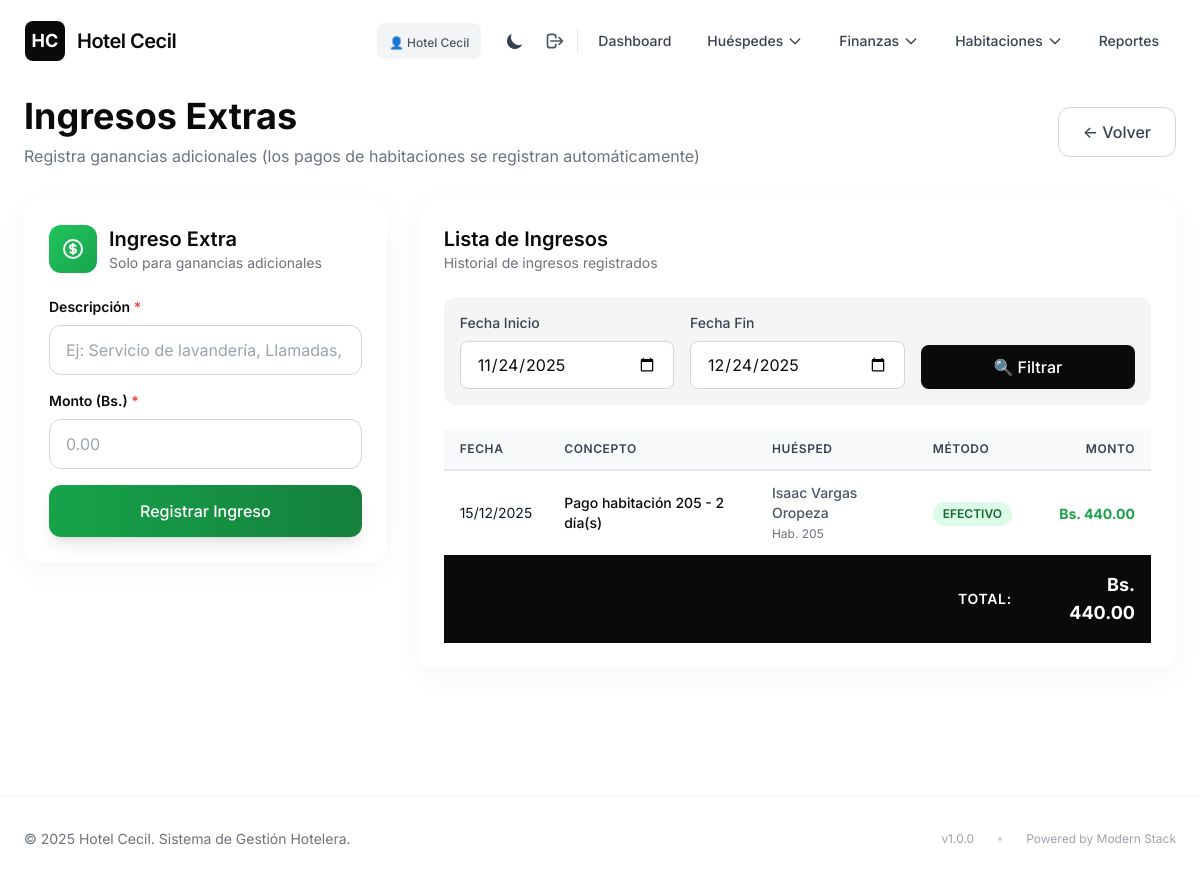
Screenshot of /views/finanzas/ingresos.php (signed in) with the database file from the repository.
### tables this page shows
CREATE TABLE `ingresos` (
  `id` int(11) NOT NULL,
  `ocupacion_id` int(11) DEFAULT NULL,
  `concepto` varchar(255) NOT NULL,
  `monto` decimal(10,2) NOT NULL,
  `metodo_pago` enum('efectivo','qr','tarjeta','otro') DEFAULT 'efectivo',
  `fecha` date NOT NULL,
  `hora` time DEFAULT NULL,
  `observaciones` text DEFAULT NULL
);

CREATE TABLE `huespedes` (
  `id` int(11) NOT NULL,
  `nombres_apellidos` varchar(255) NOT NULL,
  `genero` enum('M','F') NOT NULL,
  `edad` int(11) NOT NULL,
  `estado_civil` varchar(50) DEFAULT NULL,
  `nacionalidad` varchar(100) NOT NULL,
  `ci_pasaporte` varchar(100) NOT NULL,
  `profesion` varchar(150) DEFAULT NULL,
  `objeto` varchar(255) DEFAULT NULL,
  `procedencia` varchar(150) DEFAULT NULL,
  `fecha_registro` timestamp NOT NULL DEFAULT current_timestamp()
);

CREATE TABLE `registro_ocupacion` (
  `id` int(11) NOT NULL,
  `huesped_id` int(11) NOT NULL,
  `habitacion_id` int(11) NOT NULL,
  `nro_pieza` varchar(10) NOT NULL,
  `prox_destino` varchar(150) DEFAULT NULL,
  `via_ingreso` varchar(50) DEFAULT NULL,
  `fecha_ingreso` date NOT NULL,
  `nro_dias` int(11) NOT NULL,
  `fecha_salida_estimada` date DEFAULT NULL,
  `fecha_salida_real` date DEFAULT NULL,
  `estado` enum('activo','finalizado') DEFAULT 'activo'
);

### config/config.php (called while the page is built, shortened)
<?php
function getConnection() {
    static $conn = null;
    if ($conn === null) {
        try {
            $conn = new PDO(
                "mysql:host=" . DB_HOST . ";dbname=" . DB_NAME . ";charset=utf8mb4",
                DB_USER,
                DB_PASS,
                [
                    PDO::ATTR_ERRMODE => PDO::ERRMODE_EXCEPTION,
                    PDO::ATTR_DEFAULT_FETCH_MODE => PDO::FETCH_ASSOC,
                    PDO::ATTR_EMULATE_PREPARES => false
                ]
            );
        } catch (PDOException $e) {
            die("Error de conexión: " . $e->getMessage());
        }
    }
    return $conn;
}
function formatDate($date) {
    return date('d/m/Y', strtotime($date));
}
function formatMoney($amount) {
    return number_format($amount, 2, '.', ',');
}
?>

### models/Finanzas.php (called while the page is built, shortened)
<?php
require_once __DIR__ . '/../config/config.php';
class Finanzas {
    private $conn;
    public function __construct() {
        $this->conn = getConnection();
    }
    public function obtenerIngresos($fecha_inicio = null, $fecha_fin = null) {
        $sql = "SELECT i.*, ro.nro_pieza, h.nombres_apellidos
                FROM ingresos i
                LEFT JOIN registro_ocupacion ro ON i.ocupacion_id = ro.id
                LEFT JOIN huespedes h ON ro.huesped_id = h.id
                WHERE 1=1";
        $params = [];
        if ($fecha_inicio) {
            $sql .= " AND i.fecha >= :fecha_inicio";
            $params[':fecha_inicio'] = $fecha_inicio;
        }
        if ($fecha_fin) {
            $sql .= " AND i.fecha <= :fecha_fin";
            $params[':fecha_fin'] = $fecha_fin;
        }
        $sql .= " ORDER BY i.fecha DESC, i.hora DESC";
        $stmt = $this->conn->prepare($sql);
        $stmt->execute($params);
        return $stmt->fetchAll();
    }
}
?>

### views/finanzas/ingresos.php (the view, shortened to what this page needs)
<?php
require_once __DIR__ . '/../../config/config.php';
require_once __DIR__ . '/../../models/Finanzas.php';
$finanzasModel = new Finanzas();
$fecha_inicio = $_GET['fecha_inicio'] ?? date('Y-m-d', strtotime('-30 days'));
$fecha_fin = $_GET['fecha_fin'] ?? date('Y-m-d');
$ingresos = $finanzasModel->obtenerIngresos($fecha_inicio, $fecha_fin);
include __DIR__ . '/../../includes/header.php';
?>
<div class="mb-8">
    <div class="flex items-center justify-between">
        <div>
            <h1 class="text-4xl font-bold text-noir dark:text-white mb-2">Ingresos Extras</h1>
            <p class="text-gray-500 dark:text-gray-400">Registra ganancias adicionales (los pagos de habitaciones se registran automáticamente)</p>
        </div>
        <a href="<?php echo BASE_PATH; ?>/index.php" class="px-6 py-3 border border-gray-300 dark:border-gray-700 rounded-xl text-gray-700 dark:text-gray-300 font-medium hover:bg-mist dark:hover:bg-gray-800 transition-all duration-200">
            ← Volver
        </a>
    </div>
</div>
<div class="grid grid-cols-1 lg:grid-cols-3 gap-8">
    <div class="lg:col-span-1">
        <div class="glass-card p-6 rounded-2xl sticky top-4">
            <div class="flex items-center gap-3 mb-6">
                <div class="w-12 h-12 bg-gradient-to-br from-green-500 to-green-600 rounded-xl flex items-center justify-center">
                </div>
                <div>
                    <h2 class="text-xl font-semibold text-noir dark:text-white">Ingreso Extra</h2>
                    <p class="text-sm text-gray-500 dark:text-gray-400">Solo para ganancias adicionales</p>
                </div>
            </div>
            <form method="POST" action="" class="space-y-4">
                <div class="space-y-2">
                    <label class="block text-sm font-semibold text-noir dark:text-white">
                        Descripción <span class="text-red-500">*</span>
                    </label>
                    <input type="text" name="concepto"
                           value="<?php echo isset($_POST['concepto']) ? htmlspecialchars($_POST['concepto']) : ''; ?>"
                           required
                           class="w-full px-4 py-3 border border-gray-300 dark:border-gray-700 rounded-xl focus:ring-2 focus:ring-green-500 focus:border-transparent transition-all duration-200 text-noir dark:text-white placeholder-gray-400 dark:placeholder-gray-500 bg-white dark:bg-gray-800"
                           placeholder="Ej: Servicio de lavandería, Llamadas, Mini bar...">
                </div>
                <div>
                    <label class="block text-sm font-semibold text-noir dark:text-white mb-2">
                        Monto (Bs.) <span class="text-red-500">*</span>
                    </label>
                    <input type="number" step="0.01" name="monto"
                           value="<?php echo isset($_POST['monto']) ? htmlspecialchars($_POST['monto']) : ''; ?>"
                           min="0.01" required
                           class="w-full px-4 py-3 border border-gray-300 dark:border-gray-700 rounded-xl focus:ring-2 focus:ring-green-500 focus:border-transparent transition-all duration-200 text-noir dark:text-white placeholder-gray-400 dark:placeholder-gray-500 bg-white dark:bg-gray-800"
                           placeholder="0.00">
                </div>
                <button type="submit" name="registrar_ingreso" class="w-full px-6 py-3.5 bg-gradient-to-r from-green-600 to-green-700 text-white rounded-xl font-medium hover:from-green-700 hover:to-green-800 transition-all duration-200 shadow-lg hover:shadow-xl transform hover:-translate-y-0.5">
                    Registrar Ingreso
                </button>
            </form>
        </div>
    </div>
    <div class="lg:col-span-2">
        <div class="glass-card p-6 rounded-2xl">
            <div class="flex items-center justify-between mb-6">
                <div>
                    <h2 class="text-xl font-semibold text-noir dark:text-white">Lista de Ingresos</h2>
                    <p class="text-sm text-gray-500 dark:text-gray-400">Historial de ingresos registrados</p>
                </div>
            </div>
                <form method="GET" class="grid grid-cols-1 md:grid-cols-3 gap-4 mb-6 p-4 bg-mist dark:bg-gray-800 rounded-xl">
                    <div>
                        <label class="block text-sm font-medium text-gray-700 dark:text-gray-300 mb-2">Fecha Inicio</label>
                        <input type="date" name="fecha_inicio"
                               value="<?php echo $fecha_inicio; ?>"
                               class="w-full px-4 py-2.5 border border-gray-300 dark:border-gray-700 rounded-lg focus:ring-2 focus:ring-noir focus:border-transparent bg-white dark:bg-gray-900 text-noir dark:text-white">
                    </div>
                    <div>
                        <label class="block text-sm font-medium text-gray-700 dark:text-gray-300 mb-2">Fecha Fin</label>
                        <input type="date" name="fecha_fin"
                               value="<?php echo $fecha_fin; ?>"
                               class="w-full px-4 py-2.5 border border-gray-300 dark:border-gray-700 rounded-lg focus:ring-2 focus:ring-noir focus:border-transparent bg-white dark:bg-gray-900 text-noir dark:text-white">
                    </div>
                    <div class="flex items-end">
                        <button type="submit" class="w-full px-4 py-2.5 bg-noir dark:bg-gray-800 text-white font-medium rounded-lg hover:bg-gray-800 dark:hover:bg-gray-700 transition-all duration-200">
                            🔍 Filtrar
                        </button>
                    </div>
                </form>
                <div class="overflow-x-auto">
                    <table class="w-full">
                        <thead class="bg-gray-50 dark:bg-black border-b-2 border-gray-200 dark:border-gray-700">
                            <tr>
                                <th class="px-4 py-3 text-left text-xs font-semibold text-gray-700 dark:text-gray-300 uppercase tracking-wider">Fecha</th>
                                <th class="px-4 py-3 text-left text-xs font-semibold text-gray-700 dark:text-gray-300 uppercase tracking-wider">Concepto</th>
                                <th class="px-4 py-3 text-left text-xs font-semibold text-gray-700 dark:text-gray-300 uppercase tracking-wider">Huésped</th>
                                <th class="px-4 py-3 text-left text-xs font-semibold text-gray-700 dark:text-gray-300 uppercase tracking-wider">Método</th>
                                <th class="px-4 py-3 text-right text-xs font-semibold text-gray-700 dark:text-gray-300 uppercase tracking-wider">Monto</th>
                            </tr>
                        </thead>
                        <tbody class="divide-y divide-gray-200 dark:divide-gray-800">
                            <?php
                            $total = 0;
                            foreach ($ingresos as $ing):
                                $total += $ing['monto'];
                            ?>
                                <tr class="hover:bg-gray-50 dark:hover:bg-gray-800/50 transition-colors">
                                    <td class="px-4 py-3 text-sm text-gray-900 dark:text-gray-300"><?php echo formatDate($ing['fecha']); ?></td>
                                    <td class="px-4 py-3 text-sm font-medium text-noir dark:text-white"><?php echo htmlspecialchars($ing['concepto']); ?></td>
                                    <td class="px-4 py-3 text-sm text-gray-600 dark:text-gray-300">
                                        <?php
                                        if ($ing['nombres_apellidos']) {
                                            echo '<span class="font-medium">' . htmlspecialchars($ing['nombres_apellidos']) . '</span><br>';
                                            echo '<span class="text-xs text-gray-500 dark:text-gray-400">Hab. ' . $ing['nro_pieza'] . '</span>';
                                        } else {
                                            echo '<span class="text-gray-400 dark:text-gray-500">-</span>';
                                        }
                                        ?>
                                    </td>
                                    <td class="px-4 py-3">
                                        <span class="inline-flex px-2.5 py-1 rounded-full text-xs font-semibold
                                            <?php
                                            if ($ing['metodo_pago'] == 'efectivo') echo 'bg-green-100 text-green-800';
                                            elseif ($ing['metodo_pago'] == 'qr') echo 'bg-blue-100 text-blue-800';
                                            elseif ($ing['metodo_pago'] == 'tarjeta') echo 'bg-purple-100 text-purple-800';
                                            else echo 'bg-gray-100 text-gray-800';
                                            ?>">
                                            <?php echo strtoupper($ing['metodo_pago']); ?>
                                        </span>
                                    </td>
                                    <td class="px-4 py-3 text-right">
                                        <span class="text-sm font-bold text-green-600">Bs. <?php echo formatMoney($ing['monto']); ?></span>
                                    </td>
                                </tr>
                            <?php endforeach; ?>
                        </tbody>
                        <tfoot class="bg-noir dark:bg-black text-white">
                            <tr>
                                <th colspan="4" class="px-4 py-4 text-right text-sm font-semibold uppercase tracking-wider">TOTAL:</th>
                                <th class="px-4 py-4 text-right text-lg font-bold">Bs. <?php echo formatMoney($total); ?></th>
                            </tr>
                        </tfoot>
                    </table>
                </div>
        </div>
    </div>
</div>
<?php include __DIR__ . '/../../includes/footer.php'; ?>

### includes/header.php (style rules this page uses)
* { font-family: 'Inter', system-ui, -apple-system, sans-serif; }
body { -webkit-font-smoothing: antialiased; -moz-osx-font-smoothing: grayscale; transition: background-color 0.3s ease; }

### views/finanzas/ingresos.php (style rules this page uses)
.glass-card { background: rgba(255, 255, 255, 0.7); backdrop-filter: blur(20px); -webkit-backdrop-filter: blur(20px); border: 1px solid rgba(255, 255, 255, 0.8); box-shadow: 0 8px 32px rgba(0, 0, 0, 0.04); transition: all 0.3s cubic-bezier(0.4, 0, 0.2, 1); }

### rows the page displays
ingresos: fecha "15/12/2025", concepto "Pago habitación 205 - 2 día(s)", huespedes.nombres_apellidos "Isaac Vargas Oropeza", ocupacion.nro_pieza "205", metodo_pago "EFECTIVO", monto "440.00"

### other values shown
$_SESSION['usuario'] "Hotel Cecil"
formatMoney($total) "440.00"
